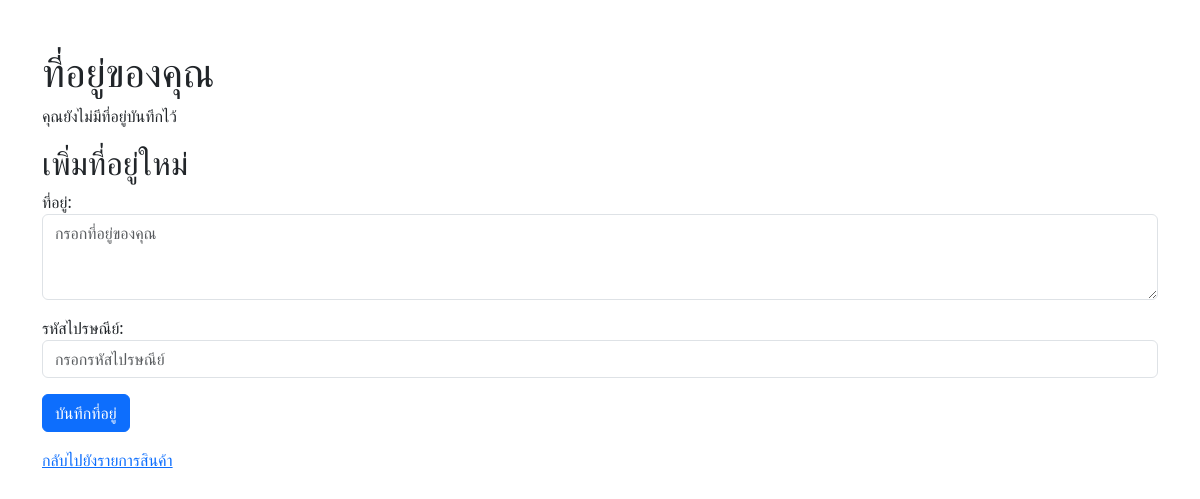
Page /user/addresses/ (signed in) on the earlier database version.
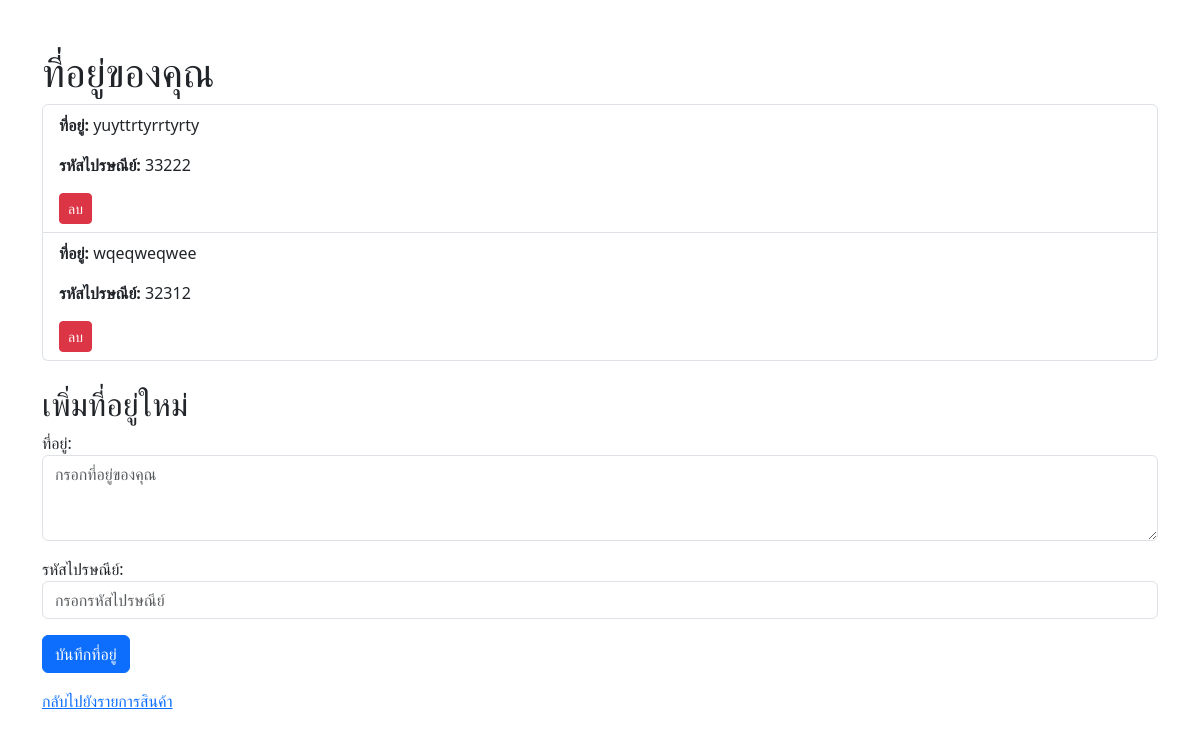
Same page on the later database version.
### user/models.py (models this page shows, shortened)
class Address(models.Model):
    user = models.ForeignKey(
        settings.AUTH_USER_MODEL,
        on_delete=models.CASCADE,
        related_name="addresses"
    )
    address_line = models.TextField(verbose_name="ที่อยู่")
    zip_code = models.CharField(max_length=10, verbose_name="รหัสไปรษณีย์")

### user/views.py (the view)
# urls.py: path('addresses/', address_list, name='address_list'),
@login_required
def address_list(request):
    addresses = request.user.addresses.all()  # using related_name="addresses"
    if request.method == "POST":
        form = AddressForm(request.POST)
        if form.is_valid():
            address_obj = form.save(commit=False)
            address_obj.user = request.user
            address_obj.save()
            return redirect('address_list')
    else:
        form = AddressForm()
    return render(request, 'user/address_list.html', {
        'addresses': addresses,
        'form': form,
    })

### user/forms.py
class AddressForm(forms.ModelForm):
    class Meta:
        model = Address
        fields = ['address_line', 'zip_code']
        widgets = {
            'address_line': forms.Textarea(attrs={
                "class": "form-control",
                "placeholder": "กรอกที่อยู่ของคุณ",
                "rows": 3,
            }),
            'zip_code': forms.TextInput(attrs={
                "class": "form-control",
                "placeholder": "กรอกรหัสไปรษณีย์"
            }),
        }

### user/templates/user/address_list.html (shortened to what this page needs)
<!DOCTYPE html>
<html lang="th">
<head>
    <link rel="stylesheet" href="https://cdn.jsdelivr.net/npm/bootstrap@5.3.0/dist/css/bootstrap.min.css">
</head>
<body class="container mt-5">
    <h1>ที่อยู่ของคุณ</h1>
    {% if addresses %}
        <ul class="list-group mb-4">
            {% for addr in addresses %}
                <li class="list-group-item">
                    <p><strong>ที่อยู่:</strong> {{ addr.address_line }}</p>
                    <p><strong>รหัสไปรษณีย์:</strong> {{ addr.zip_code }}</p>
                    <a href="{% url 'delete_address' addr.id %}" onclick="return confirm('แน่ใจหรือไม่ที่จะลบที่อยู่นี้?');" class="btn btn-danger btn-sm">ลบ</a>
                </li>
            {% endfor %}
        </ul>
    {% else %}
        <p>คุณยังไม่มีที่อยู่บันทึกไว้</p>
    {% endif %}
    <h2>เพิ่มที่อยู่ใหม่</h2>
    <form method="POST">
        {{ form.as_p }}
        <button type="submit" class="btn btn-primary">บันทึกที่อยู่</button>
    </form>
    <p class="mt-3"><a href="{% url 'product_list' %}">กลับไปยังรายการสินค้า</a></p>
</body>
</html>

Differences in the rows shown:
added Address: address_line "yuyttrtyrrtyrty", zip_code "33222"
added Address: address_line "wqeqweqwee", zip_code "32312"
Other differences:
text no longer shown: "คุณยังไม่มีที่อยู่บันทึกไว้"
